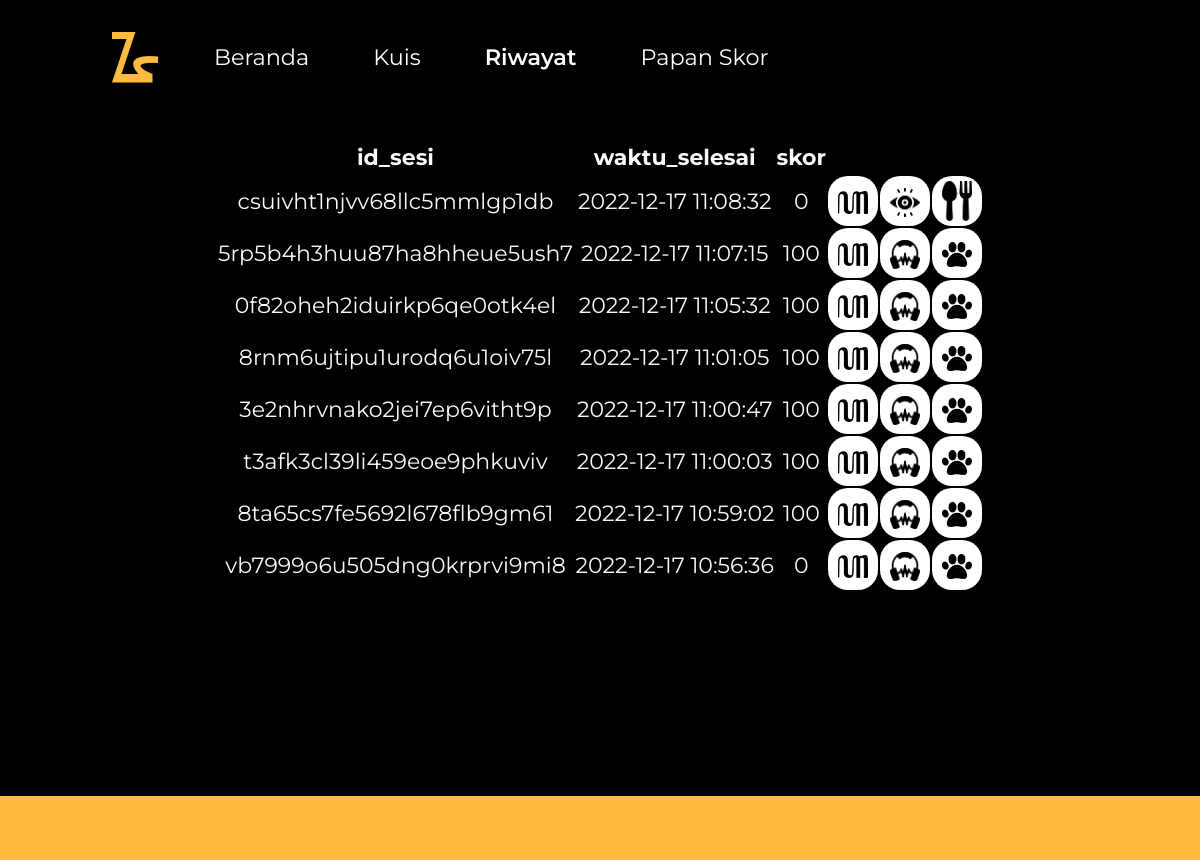
The page /history.php on the database its author committed.
### tables this page shows
CREATE TABLE `sesi` (
  `id_sesi` varchar(26) NOT NULL,
  `id_kuis` int(11) NOT NULL,
  `waktu_selesai` timestamp NOT NULL DEFAULT current_timestamp(),
  `skor` int(11) NOT NULL
);

CREATE TABLE `kuis` (
  `id_kuis` int(11) NOT NULL,
  `bahasa` varchar(5) NOT NULL,
  `media` varchar(6) NOT NULL,
  `level` int(11) NOT NULL
);

### history.php (the view, shortened to what this page needs)
<?php
    include "config.php";
?>
<!DOCTYPE html>
<html lang="en">
  <head>
    <link rel="stylesheet" href="bootstrap-5.2.2-dist/css/bootstrap.min.css" />
    <link rel="stylesheet" href="css/scoreboard.css" />
  </head>
  <body class="text-light">
    <nav class="navbar navbar-dark navbar-expand-lg">
        <div class="container-fluid mx-5 col-lg-10 mx-auto text-dark py-2">
          <div class="py-3">
            <img src="./img/logo.png" alt="" />
          </div>
          <div class="collapse navbar-collapse" id="navbarSupportedContent">
            <ul class="navbar-nav ms-5 mb-2 mb-lg-0 text-xl-center">
              <li class="nav-item me-5">
                <a class="nav-link text-white fw-normal" aria-current="page" href="./index.html">Beranda</a>
              </li>
              <li class="nav-item me-5">
                <a class="nav-link text-white fw-normal" href="./index-bahasa.php">Kuis</a>
              </li>
              <li class="nav-item me-5">
                <a class="nav-link text-white fw-semibold" href="./history.php">Riwayat</a>
              </li>
              <li class="nav-item me-5">
                <a class="nav-link text-white fw-normal" href="./scoreboard-bahasa.php">Papan Skor</a>
              </li>
            </ul>
          </div>
        </div>
      </nav>
    <main>
        <div class="col-10 mx-auto d-flex justify-content-center align-items-center">
            <section class="text-center">
                <?php
                    $sql = "SELECT * FROM kuis k NATURAL JOIN sesi s ORDER BY waktu_selesai DESC LIMIT 8";
                    $query = mysqli_query($db, $sql);
                ?>
                    <table>
                    <tr>
                        <th scope="col">id_sesi</th>
                        <th scope="col">waktu_selesai</th>
                        <th scope="col">skor</th>
                    </tr>
                <?php
                    while($row = mysqli_fetch_array($query)) {
                        $id = $row['id_sesi'];
                        $t = $row['waktu_selesai'];
                        $score = $row['skor'];
                        $tipe = $row['media'];
                        $lvl = $row['level'];
                        $bahasa = $row['bahasa'];
                ?>
                    <tr>
                        <td><?php echo $id ?></td>
                        <td><?php echo $t ?></td>
                        <td><?php echo $score ?></td>
                        <td>
                            <section class="d-flex flex-column justify-content-center text-center" style="width: 50px; height: 50px" id="bahasa">
                                <div class="text-decoration-none">
                                    <img src="./img/quiz/<?php echo $bahasa?>.png" width="30" alt="" />
                                </div>
                            </section>
                        </td>
                        <td>
                            <section class="d-flex flex-column justify-content-center text-center" style="width: 50px; height: 50px" id="bahasa">
                                <div class="text-decoration-none">
                                    <img src="./img/type/<?php echo $tipe?>.png" width="30" alt="" />
                                </div>
                            </section>
                        </td>
                        <td>
                            <section class="d-flex flex-column justify-content-center text-center" style="width: 50px; height: 50px" id="bahasa">
                                <div class="text-decoration-none">
                                    <img src="./img/level/<?php echo $lvl?>.png" width="30" alt="" />
                                </div>
                            </section>
                        </td>
                    </tr>
                <?php
                    }
                    echo "</table>";
                ?>
            </section>
        </div>
    </main>
    <footer></footer>
  </body>
</html>

### css/scoreboard.css (style rules this page uses)
body { font-family: "Montserrat"; font-size: 22px; background-color: #000; }
main { height: 82vh; }
footer { background-color: #febb40; height: 8vh; }
.navbar { font-weight: 600; font-size: 1.4rem; }
ul li a { color: #fff; }
main > div { margin-top: 25px; }
#bahasa { background-color: #fff; border-radius: 20px; }
#bahasa div:last-child { color: #000; font-weight: 700; font-size: 18.5px; line-height: 37px; }

### rows shown on the page
sesi: id_sesi "csuivht1njvv68llc5mmlgp1db", waktu_selesai "2022-12-17 11:08:32", skor "0", id_kuis.bahasa (picture), id_kuis.media (picture), shows a picture
sesi: id_sesi "5rp5b4h3huu87ha8hheue5ush7", waktu_selesai "2022-12-17 11:07:15", skor "100", id_kuis.bahasa (picture), id_kuis.media (picture)
sesi: id_sesi "0f82oheh2iduirkp6qe0otk4el", waktu_selesai "2022-12-17 11:05:32", skor "100", id_kuis.bahasa (picture), id_kuis.media (picture)
sesi: id_sesi "8rnm6ujtipu1urodq6u1oiv75l", waktu_selesai "2022-12-17 11:01:05", skor "100", id_kuis.bahasa (picture), id_kuis.media (picture)
sesi: id_sesi "3e2nhrvnako2jei7ep6vitht9p", waktu_selesai "2022-12-17 11:00:47", skor "100", id_kuis.bahasa (picture), id_kuis.media (picture)
sesi: id_sesi "t3afk3cl39li459eoe9phkuviv", waktu_selesai "2022-12-17 11:00:03", skor "100", id_kuis.bahasa (picture), id_kuis.media (picture)
sesi: id_sesi "8ta65cs7fe5692l678flb9gm61", waktu_selesai "2022-12-17 10:59:02", skor "100", id_kuis.bahasa (picture), id_kuis.media (picture)
sesi: id_sesi "vb7999o6u505dng0krprvi9mi8", waktu_selesai "2022-12-17 10:56:36", skor "0", id_kuis.bahasa (picture), id_kuis.media (picture)
